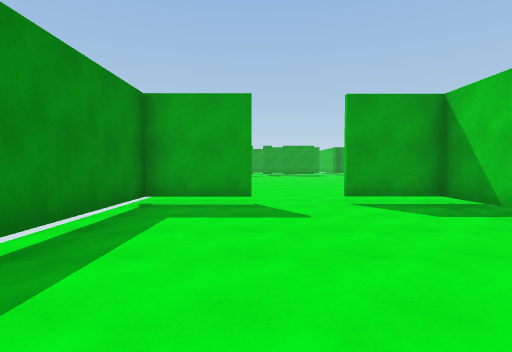
View 1 (above)

21 first-person views from a walk through a scene from a Unity 3-D project. The camera is 1.5 m above the floor, tilts 2° down and sees 80° across. The floor is counted in squares, 2 m on a side. Each view is taken from the middle of a square. On the plan, view 1 faces up. The plan holds only what a view shows up to about 10 squares ahead; the rest is blank. The place goes on beyond the plan.

View 2
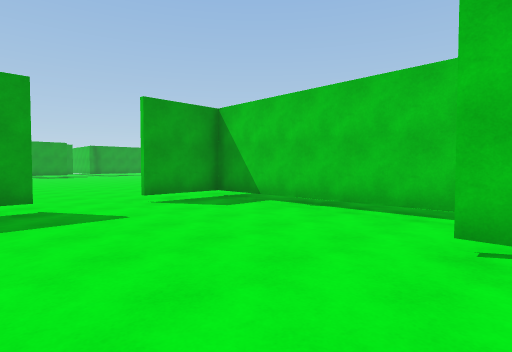

View 3
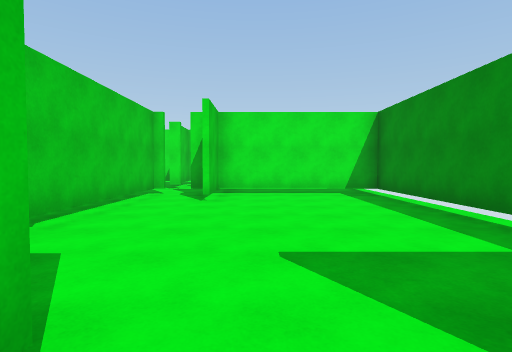

View 4
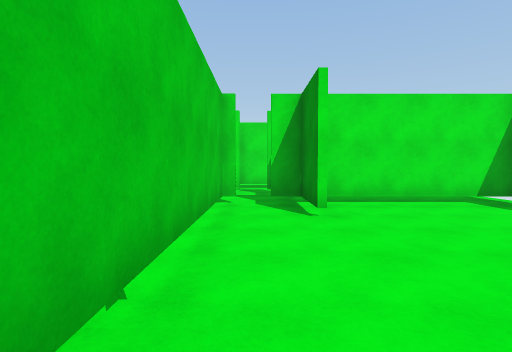

View 5
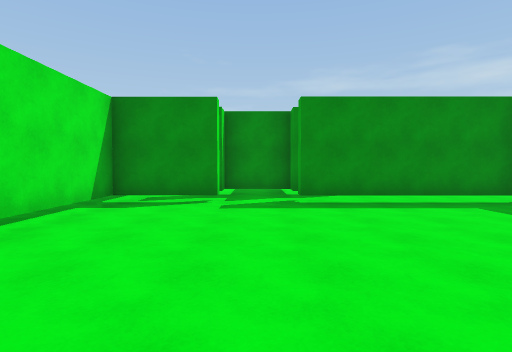

View 6
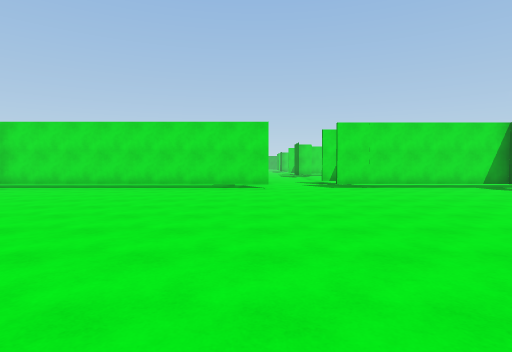

View 7
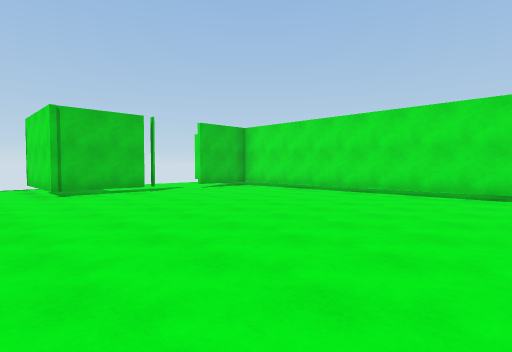

View 8
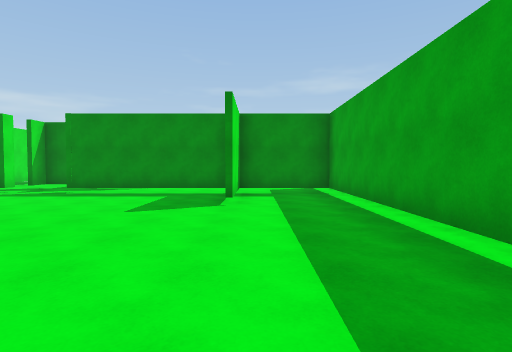

View 9
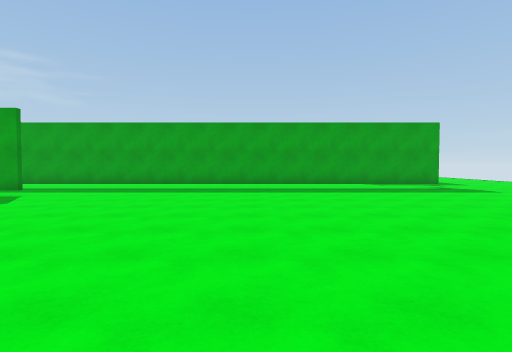

View 10
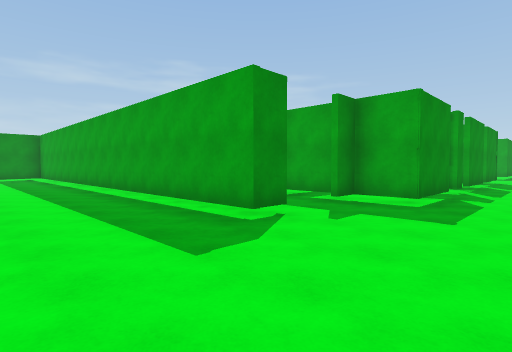

View 11
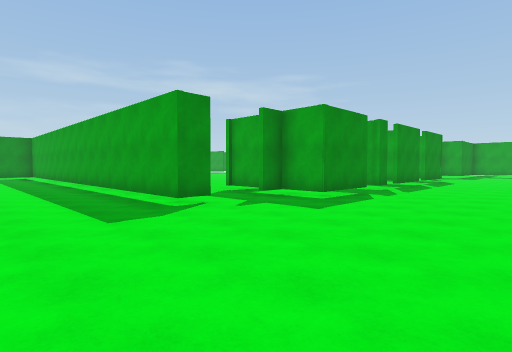

View 12
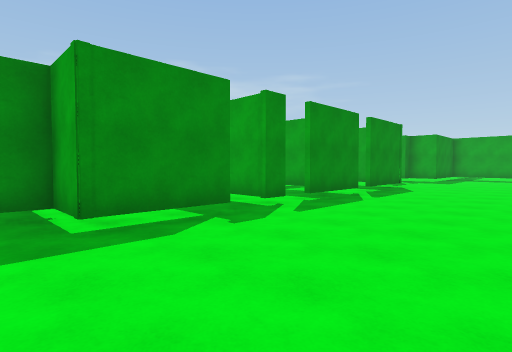

View 13
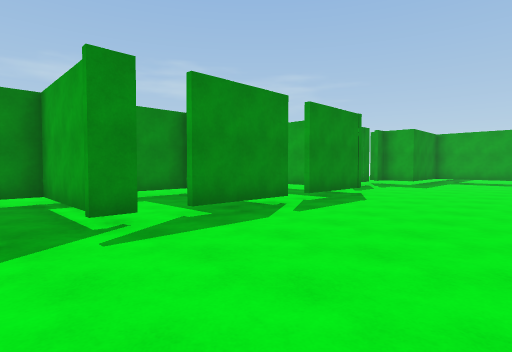

View 14
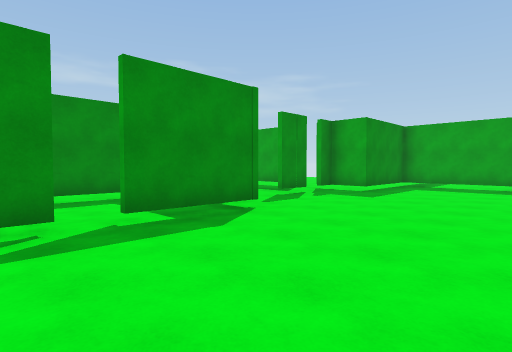

View 15
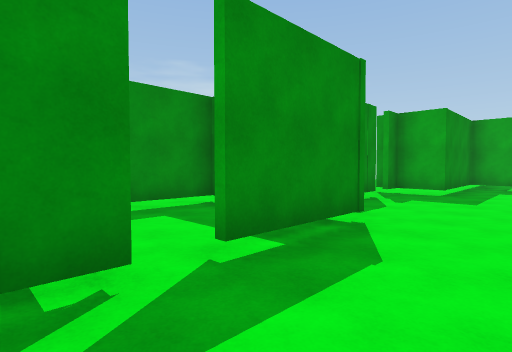

View 16
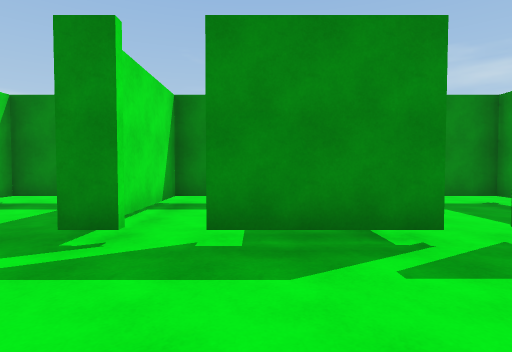

View 17
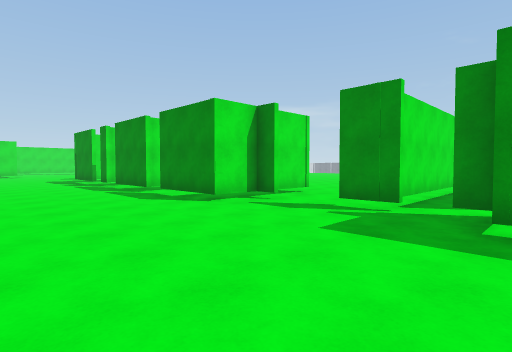

View 18
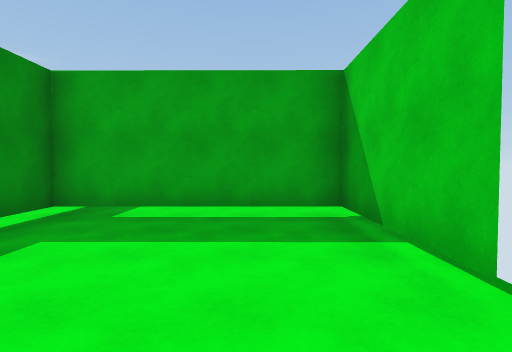

View 19
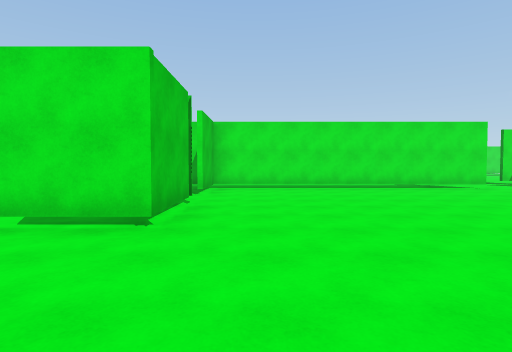

View 20
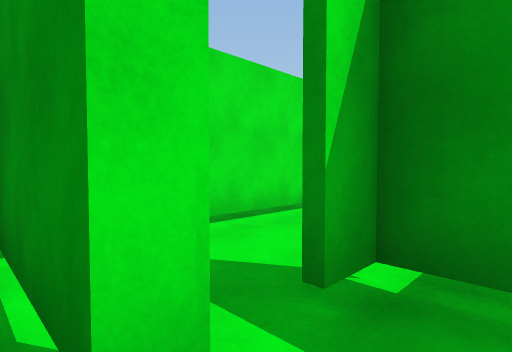

View 21
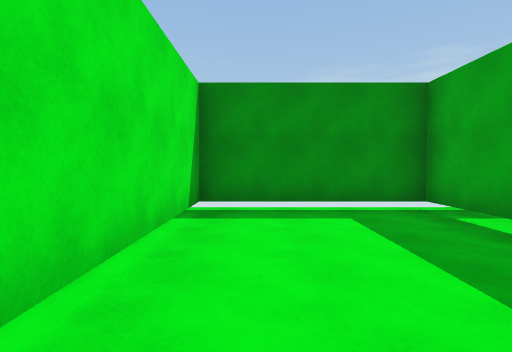

### Floor plan
Key: @ floor where view 1 was taken; # wall or solid block; x gap in a wall; . floor; T thing the floor can be seen under or through.
Columns run from 3 left of view 1 to 24 right of it. Each row starts with its distance up from view 1.
 27                       ######
 26                       #....#
 25                       #....#
 24                      ##....#
 23                      #.....
 22                 ######.....
 21                 ...........
 20                   .........
 19                  ..TTT#....
 18                  ..T..#....
 17                  ..T..#....
 16                   .T.......
 15                   .TTT#....
 14                    T..#....
 13                   .#.......
 12                   .####....
 11     ..             #..x....
 10    ....           .#..#....
  9    ....           .####....
  8    ....           .........
  7  ........      ............
  6 ###..TTT#############......
  5 #......T...................
  4 #......T...................
  3 #......TTT.................
  2 #......T...................
  1 #......T...............####
  0 #..@.T.T...............#..
 -1 #TTTTT.T...............#..
 -2 #....#...................
 -3 #......#...............#.
 -4 #......#...............#.
 -5 #############..##########
 -6   ... ....

Positions as (right, up) in squares from view 1, and headings:
1: (0, 0), facing up
2: (-1, 0), facing up-right
3: (1, 7), facing down
4: (3, 5), facing down
5: (10, -2), facing left
6: (12, 5), facing down
7: (12, 3), facing down-right
8: (12, 4), facing left
9: (12, -4), facing up
10: (21, 3), facing up-left
11: (23, 3), facing up-left
12: (23, 8), facing up-left
13: (23, 11), facing up-left
14: (23, 15), facing up-left
15: (21, 15), facing up-left
16: (22, 14), facing left
17: (23, 24), facing down-left
18: (22, 22), facing up
19: (19, 5), facing down
20: (4, -2), facing down-left
21: (3, -4), facing left
